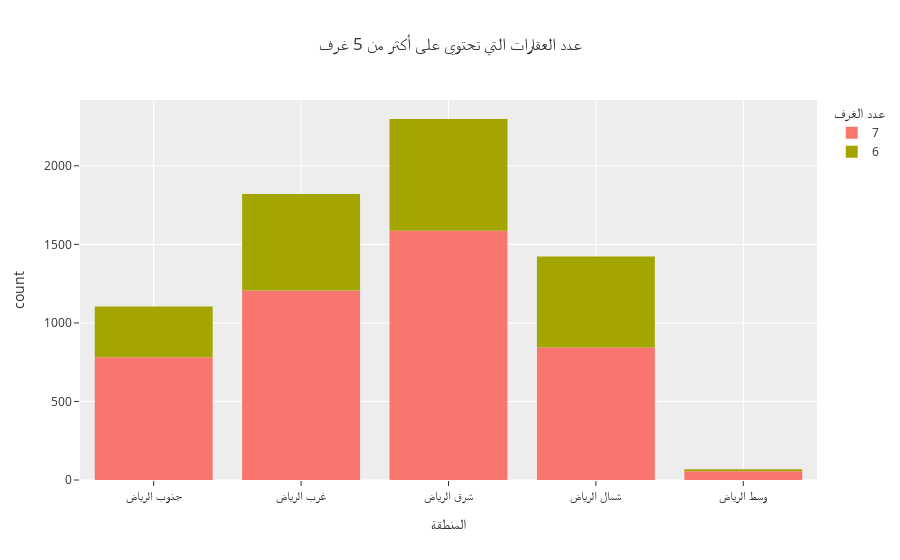

The notebook cell this image was saved under:
### Code cell
fig = px.histogram(rmdf, x='location',color='rooms',template='ggplot2',
            labels={'count':'عدد العقارات','location':'المنطقة','rooms':'عدد الغرف'},
             title='عدد العقارات التي تحتوي على أكثر من 5 غرف')
fig.show()

### Figure 1 — Plotly figure (JSON) as saved in the notebook; plotly's stock layout.template omitted (floating-point values rounded to 4 significant figures; data arrays with more than 128 entries replaced by an {"elided": "..."} marker saying what was removed)
{"data": [{"alignmentgroup": "True", "bingroup": "x", "hovertemplate": "عدد الغرف=7<br>المنطقة=%{x}<br>count=%{y}<extra></extra>", "legendgroup": "7", "marker": {"color": "#F8766D", "pattern": {"shape": ""}}, "name": "7", "offsetgroup": "7", "orientation": "v", "showlegend": true, "type": "histogram", "x": {"elided": "4472 str values"}, "xaxis": "x", "yaxis": "y"}, {"alignmentgroup": "True", "bingroup": "x", "hovertemplate": "عدد الغرف=6<br>المنطقة=%{x}<br>count=%{y}<extra></extra>", "legendgroup": "6", "marker": {"color": "#A3A500", "pattern": {"shape": ""}}, "name": "6", "offsetgroup": "6", "orientation": "v", "showlegend": true, "type": "histogram", "x": {"elided": "2243 str values"}, "xaxis": "x", "yaxis": "y"}], "layout": {"barmode": "relative", "legend": {"title": {"text": "عدد الغرف"}, "tracegroupgap": 0}, "title": {"text": "عدد العقارات التي تحتوي على أكثر من 5 غرف"}, "xaxis": {"anchor": "y", "domain": [0, 1], "title": {"text": "المنطقة"}}, "yaxis": {"anchor": "x", "domain": [0, 1], "title": {"text": "count"}}}}
